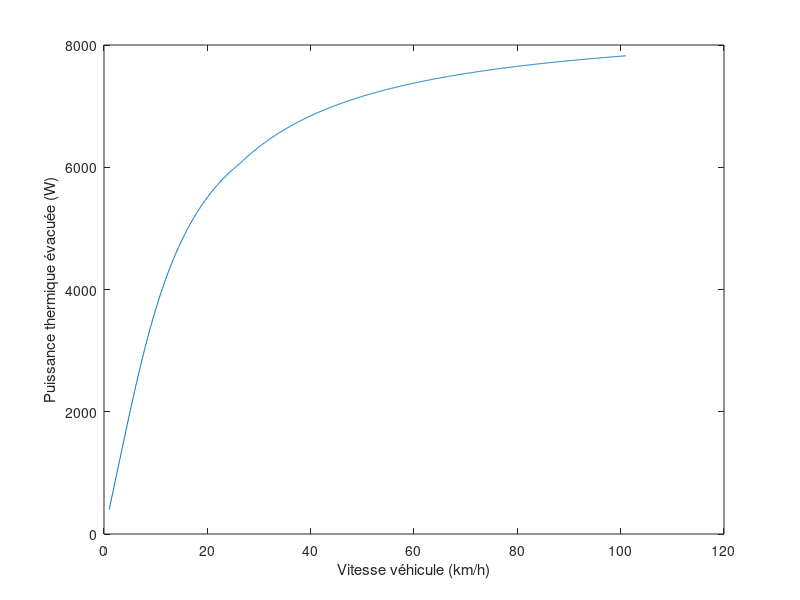
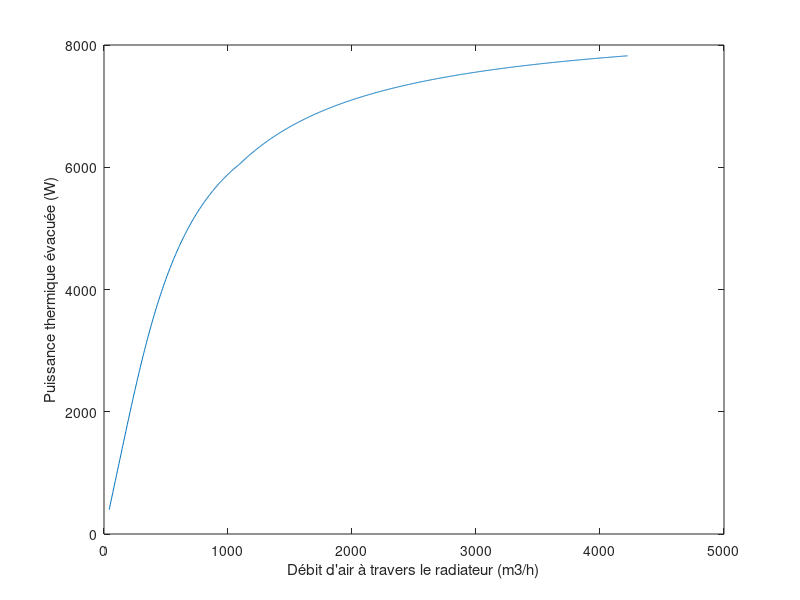

These figures' MATLAB source, in order:
% Auteur : PBL
% Réalisé grâce aux travaux d'Aimery Saulière et d'Arthur Accart
%% Dimensionnement du radiateur de Valkyriz (Pierre Bernal PBL)
clear all 
close all

%% Données du problème :
debit_eau = 5/60; %(L/s)
Tei = 65 + 273.15; % température de l'eau souhaitée en entrée du radiateur
Tai = 35 + 273.15; %température de l'air ambiant autour du radiateur
P =1.013*10^5; % Pression atmosphérique (Pa)

% e_ailette = 6e-4; %valeur du constructeur à récupérer, espacement entre ailette

%% Détermination puissance à évacuer :

Pu_batterie = 48000; %W
Pu_batterie_max = 80000; %W fixé par le règlement
r_mot = 0.92; % rendement moteur EMRAX 228 dans le pire des cas
r_cont = 0.97; % rendement contrôleur type BAMOCAR D3
r_syst = r_mot*r_cont;
Pth = Pu_batterie*(1-r_syst)
Pth_max = Pu_batterie_max*(1-r_syst)

%% Coefficient thermiques convectifs de l'air et l'eau

%valable entre 100K et 1600K
T = Tai;
lambda1=1.5207*10^(-11)*T^3-4.857*10^(-8)*T^2+1.0184*10^(-4)*T-3.9333*10^(-4); % conductivité thermique de l'air
mu1=8.8848*10^(-15)*T^3-3.2398*10^(-11)*T^2+6.2657*10^(-8)*T+2.3543*10^(-6); % viscosité dynamique
Cp1=1.9327*10^(-10)*T^4-7.9999*10^(-7)*T^3+1.1407*10^(-3)*T^2-4.4890*10^(-1)*T+1.0575*10^3; % capacité calorifique massique de l'air (J/kg/K)

R=8.314; % constante des gaz parfaits (J/K/mol)

M=10^(-3)*(4/5*2*14+1/5*2*16); %masse molaire de l'air (kg/mol)

rho1=M*P/(R*T); % masse volumique de l'air

nu1=mu1/rho1; % viscosité cinématique de l'air

v1=30/3.6; % vitesse moyenne supposée de Valkyriz à l'endurance (m/s)

d1=0.0015; %longueur caractéristique de l'écoulement d'air (distance entre deux tuyaux d'eau) (DONNÉE À RÉCUPÉRER CHEZ CONSTRUCTEUR)

Re1=d1*v1/nu1;  %nombre de Renolds dans l'air passant dans le radiateur
Pr1=mu1*Cp1/lambda1; % nombre de Prandt dans l'air passant dans le radiateur
Nu1=0.036*Pr1^(1/3)*Re1^(4/5); % nombre de Nusselt
h1=lambda1*Nu1/d1 % coefficient de Newton entre l'air atmosphérique et le radiateur



rho2=1000; % masse volumique de l'eau (kg/m^3)
lambda2=(0.6071-.06)/(298-293)*(T-293)+.06; % conductivité thermique de l'eau
Cp2 = 4185; % capacité thermique massique de l'eau (J/kg/K)
mu2=8.52*10^(-4); % viscosite dynamique de l'eau (kg.m/s)

e=0.040;% épaisseur du faisceau (A RÉCUPERER CHEZ CONSTRUCTEUR)
ee=0.001; % largeur du faisceau (A RÉCUPERER CHEZ CONSTRUCTEUR)
L=0.220; % longueur du faisceau relié à la hauteur ou largeur du radiateur en fonction de si c'est un cross-flow ou down-flow (A DÉCIDER)
H=0.190; % 3ème dimension du radiateur (À DÉCIDER)
n = 120; %nombre de faisceau par m (A RÉCUPERER)

d2=ee; % longueur caractéristique de l'écoulement d'eau dans le radiateur

D2=debit_eau/rho2; % débit volumique souhaité en eau (m^3/s)

v2=D2/((n*L)*L*e*ee); % vitesse de l'eau dans le faisceaux du radiateur ; n*L est un terme estimant le nombre de faisceau présent dans le radiateur (DÉDUITE DES DONNÉES CONSTRUCTEUR)

nu2=mu2/rho2; %viscosité cinématique de l'eau

Re2=d2*v2/nu2; %nombre de Renolds
Pr2=mu2*Cp2/lambda2; % nombre de Prandt dans l'eau passant dans le radiateur
Nu2=0.036*Pr2^(1/3)*Re2^(4/5); % nombre de Nusselt dans l'eau passant dans le radiateur

h2=lambda2*Nu2/d2 % coefficient de Newton entre le radiateur et l'eau de refroidissement

% h2 >> h1 donc on peut supposer que l'alu du radiateur est à la
% température de l'eau

mean_v = [1 : 0.1 : 101]/3.6; %vecteur vitesse du véhicule
m_air = rho1*L*H.*mean_v; %kg/s vecteur débit d'air à travers le radiateur 
vect_surface = [0 : 0.4 : 8]; %m2 vecteur surface équivalente d'échange thermique = environ surface de toutes les ailettes
%% Obtention courbe Pth = f(débit_air) pour une dimension de radiateur DONNÉE :
l = e; %epaisseur
e_ailette = 6e-4; %espacement entre ailettes
n_ailette = H/e_ailette; % estimation du nombre d'ailette entre 2 faisceau
e_faisceau = 1/n-ee; %espacement entre 2 faisceau 


Aeq = 2*(e_faisceau+e_ailette)*l*(n_ailette-1)*(n*L-1); % surface équivalente d'échange thermique en m2

q = [];
C_eau = debit_eau*Cp2;
 for i = m_air
     
     C_air = i*Cp1;
     Cmin = min(C_air,C_eau);
     Cmax = max(C_air,C_eau);
     Cr = Cmin/Cmax;
 
     U = 1/(1/h1 + 1/h2);
     NTU = U*Aeq/Cmin;
     eps = 1-exp((1/Cr)*(NTU)^0.22*(exp(-Cr*(NTU)^0.78)-1));
     qmax = Cmin*(Tei-Tai);
 
     q = [q eps*qmax];
 end
 
 figure,
 plot(mean_v*3.6,q)
 xlabel("Vitesse véhicule (km/h)")
 ylabel("Puissance thermique évacuée (W)")
 
figure,
plot(m_air*3600/rho1,q)
xlabel("Débit d'air à travers le radiateur (m3/h)")
ylabel("Puissance thermique évacuée (W)")


%% Tracé courbe 3D Pth = f(débit_air, surface_équivalente) :

% [X,Y] = meshgrid(vect_surface,m_air);
% MC_air = Cp1*Y;
% MCmin = min(MC_air,Cp2*debit_eau);
% MCmax = max(MC_air,Cp2*debit_eau);
% MCr = MCmin./MCmax;
% U = 1/(1/h1 + 1/h2);
% MNTU = U*X./MCmin;
% Meps = 1-exp((1./MCr).*(MNTU).^0.22.*(exp(-MCr.*(MNTU).^0.78)-1));
% Mqmax = (Tei-Tai)*MCmin;
% Q = Meps.*Mqmax;
% 
% s = surf(X,Y,Q);
% s.FaceColor = 'flat';
% xlabel("Surface équivalente (m2)");ylabel("Débit d'air (kg/s)");zlabel("Puissance thermique dissipée dans le radiateur (W)");
% colorbar

% Il faut ensuite remonter à partir de la surface équivalente à des
% dimensions hauteur x largeur x épaisseur (A FAIRE EN V0.2)

%% DIMENSIONNEMENT VASES D'EXPANSIONS (A FAIRE EN V.1)

lambda=2.6*10^(-4); %coefficient de dilatation thermique de l'eau (SI)

Tmin=0; %température minimale de l'eau du circuit de refroidissement

Tmax=100; %température maximale de l'eau du circuit de refroidissement

V0= 3; %volume initial du circuit de refroidissement (en litres)

DV=V0*lambda*(Tmax-Tmin)*10^(-3) % variation de volume de l'eau contenue dans le circuit de refroidissement (en m^3)

k=2; %coefficient de sécurité

V=k*DV*10^6; % volume du vase d'expansion (cm3)

hh=10 % hauteur du vase d'expansion (en cm)

d=2*sqrt(V/(pi*hh)) %diamètre de la base du vase d'expansion (en cm)
